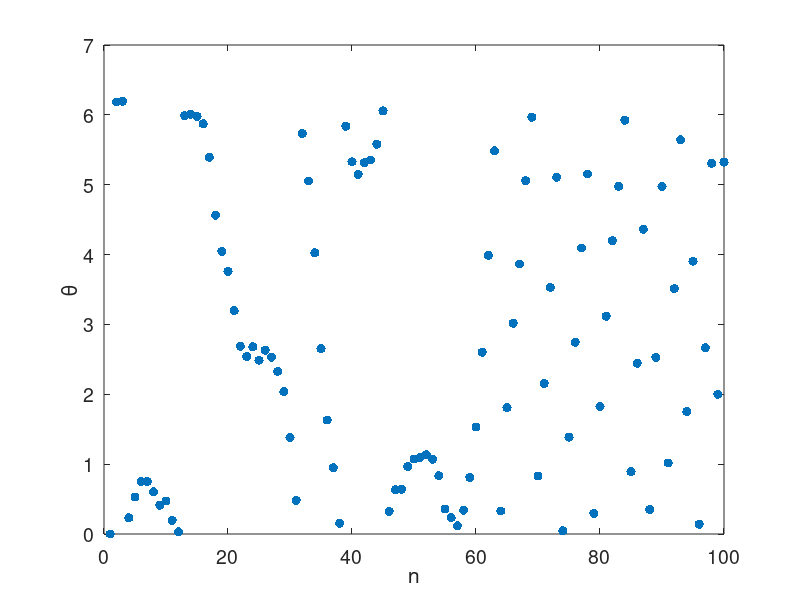

MATLAB code to generate this figure:
N = 100;
t = [1:N];

v = zeros(1,N);
theta = v;

v(1) = -0.1;

set(0,'DefaultAxesFontSize',14)

gamma = .00001;

for n = 1:N-1
    
    if n*gamma < 1
        eta = exp(-1/(1-(n*gamma)^2));
    else
        eta = 0;
    end
    
    v(n+1) = mod(v(n) + eta*exp(-gamma*abs(v(n)))*sin(theta(n)/gamma),2*pi);
    % v(n+1) = mod(v(n) + (1/gamma)*eta*exp(-gamma*abs(v(n)))*cos((1-gamma)*theta(n)),2*pi);
    % v(n+1) = mod(v(n) + K*sin(theta(n)),2*pi);
    theta(n+1) = mod(theta(n) + v(n+1),2*pi);
    
end


h = plot(t,theta,'.','MarkerSize',20);
xlabel('n')
ylabel('\theta')

% h = plot(theta,v,'.','MarkerSize',1);
% xlabel('\theta')
% ylabel('v')
% axis([0 2*pi 0 2*pi])

%%% Histograms %%%
% 
% [f,theta] = hist(theta,N);
% 
% bar(theta,f/sum(f));
% alw = 0.75;    % AxesLineWidth
% fsz = 28;      % Fontsize
% xlabel('\theta')
% ylabel('Probability')

% x = cos(theta);
% y = sin(theta);
% z = f;
% col = f;  % This is the color, vary with f in this case.
% surface([x;x],[y;y],[z;z],[col;col],...
%         'facecol','no',...
%         'edgecol','interp',...
%         'linew',5);
% axis([-1.5 1.5 -1.5 1.5])
% axis off
